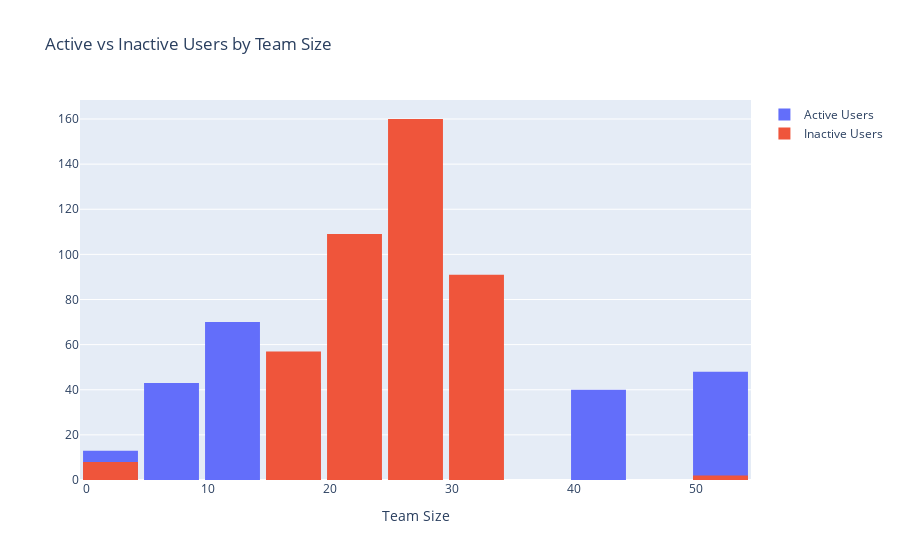

The notebook cell this image was saved under:
### Code cell
# Overlapping - Active vs Inactive Users by Team Size
fig = go.Figure(go.Histogram(
    histfunc="sum",y=costs.active_user, x=costs.total_users, name="Active Users",
    bingroup=1))
fig.add_trace(go.Histogram(
    histfunc="sum", y=costs.inactive_users, x=costs.total_users, name="Inactive Users",
    bingroup=1))
fig.update_layout(barmode="overlay",bargap=0.1, xaxis_title="Team Size",
                  title='Active vs Inactive Users by Team Size')
fig.show()

### Figure 1 — Plotly figure (JSON) as saved in the notebook; plotly's stock layout.template omitted (floating-point values rounded to 4 significant figures)
{"data": [{"bingroup": "1", "histfunc": "sum", "name": "Active Users", "type": "histogram", "x": [50, 40, 31, 30, 30, 29, 28, 27, 26, 25, 25, 24, 23, 22, 21, 20, 19, 18, 17, 16, 15, 15, 14, 13, 12, 11, 10, 10, 9, 8, 8, 7, 6, 5, 4, 4, 3, 3, 2, 2, 2, 1], "y": [48, 40, 0, 0, 0, 0, 0, 0, 0, 0, 0, 0, 0, 1, 0, 0, 0, 0, 0, 13, 15, 15, 14, 13, 12, 11, 10, 10, 9, 8, 8, 7, 6, 5, 0, 0, 3, 3, 2, 2, 2, 1]}, {"bingroup": "1", "histfunc": "sum", "name": "Inactive Users", "type": "histogram", "x": [50, 40, 31, 30, 30, 29, 28, 27, 26, 25, 25, 24, 23, 22, 21, 20, 19, 18, 17, 16, 15, 15, 14, 13, 12, 11, 10, 10, 9, 8, 8, 7, 6, 5, 4, 4, 3, 3, 2, 2, 2, 1], "y": [2, 0, 31, 30, 30, 29, 28, 27, 26, 25, 25, 24, 23, 21, 21, 20, 19, 18, 17, 3, 0, 0, 0, 0, 0, 0, 0, 0, 0, 0, 0, 0, 0, 0, 4, 4, 0, 0, 0, 0, 0, 0]}], "layout": {"autosize": true, "bargap": 0.1, "barmode": "overlay", "title": {"text": "Active vs Inactive Users by Team Size"}, "xaxis": {"autorange": true, "range": [-0.5, 54.5], "title": {"text": "Team Size"}, "type": "linear"}, "yaxis": {"autorange": true, "range": [0, 168.4], "type": "linear"}}}
